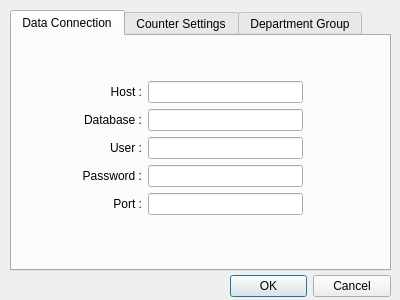
<?xml version="1.0" encoding="UTF-8"?>
<ui version="4.0">
 <class>Dialog</class>
 <widget class="QDialog" name="Dialog">
  <property name="geometry">
   <rect>
    <x>0</x>
    <y>0</y>
    <width>400</width>
    <height>300</height>
   </rect>
  </property>
  <property name="windowTitle">
   <string>Settings</string>
  </property>
  <property name="locale">
   <locale language="English" country="India"/>
  </property>
  <property name="windowFilePath">
   <string notr="true"/>
  </property>
  <widget class="QDialogButtonBox" name="buttonBox">
   <property name="geometry">
    <rect>
     <x>230</x>
     <y>270</y>
     <width>161</width>
     <height>32</height>
    </rect>
   </property>
   <property name="orientation">
    <enum>Qt::Horizontal</enum>
   </property>
   <property name="standardButtons">
    <set>QDialogButtonBox::Cancel|QDialogButtonBox::Ok</set>
   </property>
   <property name="centerButtons">
    <bool>true</bool>
   </property>
  </widget>
  <widget class="QTabWidget" name="tabWidget">
   <property name="geometry">
    <rect>
     <x>10</x>
     <y>10</y>
     <width>381</width>
     <height>261</height>
    </rect>
   </property>
   <property name="mouseTracking">
    <bool>false</bool>
   </property>
   <property name="locale">
    <locale language="English" country="India"/>
   </property>
   <property name="tabShape">
    <enum>QTabWidget::Rounded</enum>
   </property>
   <property name="currentIndex">
    <number>0</number>
   </property>
   <property name="documentMode">
    <bool>false</bool>
   </property>
   <property name="tabBarAutoHide">
    <bool>false</bool>
   </property>
   <widget class="QWidget" name="tabdbConnection">
    <attribute name="title">
     <string notr="true">Data Connection</string>
    </attribute>
    <widget class="QWidget" name="formLayoutWidget">
     <property name="geometry">
      <rect>
       <x>70</x>
       <y>40</y>
       <width>221</width>
       <height>144</height>
      </rect>
     </property>
     <layout class="QFormLayout" name="formLayout">
      <property name="labelAlignment">
       <set>Qt::AlignRight|Qt::AlignTrailing|Qt::AlignVCenter</set>
      </property>
      <property name="formAlignment">
       <set>Qt::AlignCenter</set>
      </property>
      <item row="0" column="0">
       <widget class="QLabel" name="label">
        <property name="locale">
         <locale language="English" country="India"/>
        </property>
        <property name="text">
         <string>Host :</string>
        </property>
        <property name="alignment">
         <set>Qt::AlignRight|Qt::AlignTrailing|Qt::AlignVCenter</set>
        </property>
       </widget>
      </item>
      <item row="0" column="1">
       <widget class="QLineEdit" name="txthost"/>
      </item>
      <item row="1" column="0">
       <widget class="QLabel" name="label_2">
        <property name="locale">
         <locale language="English" country="India"/>
        </property>
        <property name="text">
         <string>Database :</string>
        </property>
        <property name="alignment">
         <set>Qt::AlignRight|Qt::AlignTrailing|Qt::AlignVCenter</set>
        </property>
       </widget>
      </item>
      <item row="1" column="1">
       <widget class="QLineEdit" name="txtdatabase"/>
      </item>
      <item row="2" column="0">
       <widget class="QLabel" name="label_3">
        <property name="locale">
         <locale language="English" country="India"/>
        </property>
        <property name="text">
         <string>User :</string>
        </property>
        <property name="alignment">
         <set>Qt::AlignRight|Qt::AlignTrailing|Qt::AlignVCenter</set>
        </property>
       </widget>
      </item>
      <item row="2" column="1">
       <widget class="QLineEdit" name="txtuser"/>
      </item>
      <item row="3" column="0">
       <widget class="QLabel" name="label_4">
        <property name="locale">
         <locale language="English" country="India"/>
        </property>
        <property name="text">
         <string>Password :</string>
        </property>
        <property name="alignment">
         <set>Qt::AlignRight|Qt::AlignTrailing|Qt::AlignVCenter</set>
        </property>
       </widget>
      </item>
      <item row="3" column="1">
       <widget class="QLineEdit" name="txtpwd">
        <property name="echoMode">
         <enum>QLineEdit::Password</enum>
        </property>
       </widget>
      </item>
      <item row="4" column="0">
       <widget class="QLabel" name="label_5">
        <property name="locale">
         <locale language="English" country="India"/>
        </property>
        <property name="text">
         <string>Port :</string>
        </property>
        <property name="alignment">
         <set>Qt::AlignRight|Qt::AlignTrailing|Qt::AlignVCenter</set>
        </property>
       </widget>
      </item>
      <item row="4" column="1">
       <widget class="QLineEdit" name="txtport"/>
      </item>
     </layout>
    </widget>
   </widget>
   <widget class="QWidget" name="tabMySettings">
    <attribute name="title">
     <string notr="true">Counter Settings</string>
    </attribute>
    <widget class="QLabel" name="label_6">
     <property name="geometry">
      <rect>
       <x>20</x>
       <y>90</y>
       <width>81</width>
       <height>16</height>
      </rect>
     </property>
     <property name="text">
      <string>Visible Columns :</string>
     </property>
     <property name="alignment">
      <set>Qt::AlignRight|Qt::AlignTrailing|Qt::AlignVCenter</set>
     </property>
    </widget>
    <widget class="QLabel" name="label_7">
     <property name="geometry">
      <rect>
       <x>40</x>
       <y>20</y>
       <width>61</width>
       <height>20</height>
      </rect>
     </property>
     <property name="text">
      <string>Location :</string>
     </property>
     <property name="alignment">
      <set>Qt::AlignRight|Qt::AlignTrailing|Qt::AlignVCenter</set>
     </property>
    </widget>
    <widget class="QListWidget" name="lstVisCols">
     <property name="geometry">
      <rect>
       <x>110</x>
       <y>90</y>
       <width>131</width>
       <height>111</height>
      </rect>
     </property>
     <item>
      <property name="text">
       <string notr="true">Date</string>
      </property>
      <property name="checkState">
       <enum>Unchecked</enum>
      </property>
      <property name="flags">
       <set>ItemIsSelectable|ItemIsUserCheckable|ItemIsEnabled</set>
      </property>
     </item>
     <item>
      <property name="text">
       <string>Department</string>
      </property>
      <property name="checkState">
       <enum>Unchecked</enum>
      </property>
      <property name="flags">
       <set>ItemIsSelectable|ItemIsUserCheckable|ItemIsEnabled</set>
      </property>
     </item>
     <item>
      <property name="text">
       <string>ItemName</string>
      </property>
      <property name="checkState">
       <enum>Unchecked</enum>
      </property>
      <property name="flags">
       <set>ItemIsSelectable|ItemIsUserCheckable|ItemIsEnabled</set>
      </property>
     </item>
     <item>
      <property name="text">
       <string>OrderedQty</string>
      </property>
      <property name="checkState">
       <enum>Unchecked</enum>
      </property>
      <property name="flags">
       <set>ItemIsSelectable|ItemIsUserCheckable|ItemIsEnabled</set>
      </property>
     </item>
     <item>
      <property name="text">
       <string>ServedQty</string>
      </property>
      <property name="checkState">
       <enum>Unchecked</enum>
      </property>
      <property name="flags">
       <set>ItemIsSelectable|ItemIsUserCheckable|ItemIsEnabled</set>
      </property>
     </item>
     <item>
      <property name="text">
       <string>PendingOrder</string>
      </property>
      <property name="checkState">
       <enum>Unchecked</enum>
      </property>
      <property name="flags">
       <set>ItemIsSelectable|ItemIsUserCheckable|ItemIsEnabled</set>
      </property>
     </item>
    </widget>
    <widget class="QLabel" name="label_8">
     <property name="geometry">
      <rect>
       <x>0</x>
       <y>50</y>
       <width>101</width>
       <height>20</height>
      </rect>
     </property>
     <property name="text">
      <string>Department Group :</string>
     </property>
     <property name="alignment">
      <set>Qt::AlignRight|Qt::AlignTrailing|Qt::AlignVCenter</set>
     </property>
    </widget>
    <widget class="QComboBox" name="cboDeptGrp">
     <property name="geometry">
      <rect>
       <x>110</x>
       <y>50</y>
       <width>241</width>
       <height>22</height>
      </rect>
     </property>
    </widget>
    <widget class="QLineEdit" name="txtLocation">
     <property name="geometry">
      <rect>
       <x>110</x>
       <y>20</y>
       <width>151</width>
       <height>20</height>
      </rect>
     </property>
    </widget>
   </widget>
   <widget class="QWidget" name="tabDeptGrp">
    <property name="accessibleName">
     <string notr="true"/>
    </property>
    <property name="accessibleDescription">
     <string notr="true"/>
    </property>
    <attribute name="title">
     <string notr="true">Department Group</string>
    </attribute>
    <widget class="QLabel" name="label_9">
     <property name="geometry">
      <rect>
       <x>20</x>
       <y>10</y>
       <width>91</width>
       <height>16</height>
      </rect>
     </property>
     <property name="text">
      <string>Group Name :</string>
     </property>
     <property name="alignment">
      <set>Qt::AlignRight|Qt::AlignTrailing|Qt::AlignVCenter</set>
     </property>
    </widget>
    <widget class="QListWidget" name="lstDepartment">
     <property name="geometry">
      <rect>
       <x>120</x>
       <y>40</y>
       <width>241</width>
       <height>192</height>
      </rect>
     </property>
     <property name="selectionMode">
      <enum>QAbstractItemView::MultiSelection</enum>
     </property>
    </widget>
    <widget class="QPushButton" name="cmdSaveGroups">
     <property name="geometry">
      <rect>
       <x>40</x>
       <y>210</y>
       <width>75</width>
       <height>23</height>
      </rect>
     </property>
     <property name="text">
      <string>Save Groups</string>
     </property>
    </widget>
    <widget class="QComboBox" name="cboGroupName">
     <property name="geometry">
      <rect>
       <x>120</x>
       <y>10</y>
       <width>241</width>
       <height>22</height>
      </rect>
     </property>
     <property name="editable">
      <bool>true</bool>
     </property>
    </widget>
    <widget class="QLabel" name="label_10">
     <property name="geometry">
      <rect>
       <x>10</x>
       <y>40</y>
       <width>101</width>
       <height>20</height>
      </rect>
     </property>
     <property name="text">
      <string>Select Department :</string>
     </property>
     <property name="alignment">
      <set>Qt::AlignRight|Qt::AlignTrailing|Qt::AlignVCenter</set>
     </property>
    </widget>
   </widget>
  </widget>
 </widget>
 <tabstops>
  <tabstop>tabWidget</tabstop>
  <tabstop>txtLocation</tabstop>
  <tabstop>cboDeptGrp</tabstop>
  <tabstop>lstVisCols</tabstop>
  <tabstop>cboGroupName</tabstop>
  <tabstop>lstDepartment</tabstop>
  <tabstop>cmdSaveGroups</tabstop>
 </tabstops>
 <resources/>
 <connections>
  <connection>
   <sender>buttonBox</sender>
   <signal>accepted()</signal>
   <receiver>Dialog</receiver>
   <slot>accept()</slot>
   <hints>
    <hint type="sourcelabel">
     <x>248</x>
     <y>254</y>
    </hint>
    <hint type="destinationlabel">
     <x>157</x>
     <y>274</y>
    </hint>
   </hints>
  </connection>
  <connection>
   <sender>buttonBox</sender>
   <signal>rejected()</signal>
   <receiver>Dialog</receiver>
   <slot>reject()</slot>
   <hints>
    <hint type="sourcelabel">
     <x>316</x>
     <y>260</y>
    </hint>
    <hint type="destinationlabel">
     <x>286</x>
     <y>274</y>
    </hint>
   </hints>
  </connection>
 </connections>
</ui>
